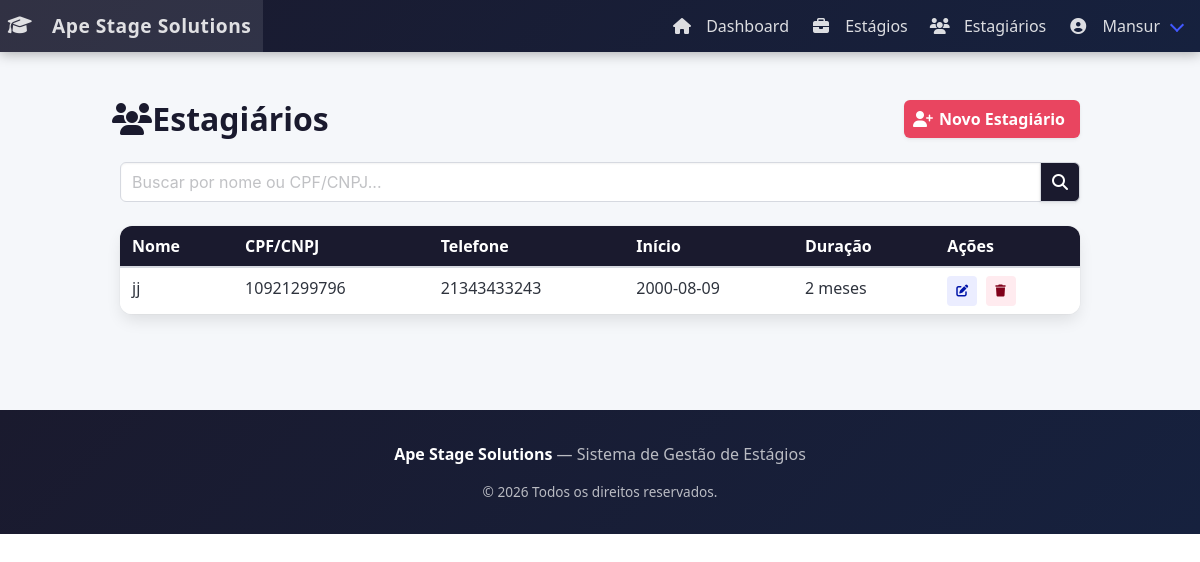
Screenshot of /listar_estagiarios.php (signed in) with the database file from the repository.
### tables this page shows
CREATE TABLE usuario (
    id INTEGER PRIMARY KEY AUTOINCREMENT,
    nome TEXT NOT NULL UNIQUE,
    senha TEXT NOT NULL,
    perfil_ativo BOOLEAN NOT NULL
);

CREATE TABLE "estagiarios" (
    "id" INTEGER NOT NULL,
    "nome" VARCHAR(255) NOT NULL,
    "telefone" VARCHAR(15) NULL,
    "data_inicio" DATE NULL,
    "duracao" INTEGER NULL,
    "cpf_cnpj" VARCHAR(18) NOT NULL,
    "data_nascimento" DATE NULL,
    "estagio_id" INTEGER NOT NULL,
    "empresa" TEXT  NULL, -- Nova coluna para a chave estrangeira de empresa
    PRIMARY KEY ("id"),
    CONSTRAINT "fk_estagio_id" FOREIGN KEY ("estagio_id") REFERENCES "estagios" ("usuario_id") ON UPDATE CASCADE ON DELETE CASCADE,
    CONSTRAINT "fk_empresa" FOREIGN KEY ("empresa") REFERENCES "estagios" ("id") ON UPDATE CASCADE ON DELETE SET NULL
);

### config.php (called while the page is built, shortened)
<?php
function usuarioLogado(): ?int {
    return isset($_SESSION['usuario_id']) ? (int) $_SESSION['usuario_id'] : null;
}
function csrfToken(): string {
    return $_SESSION['csrf_token'];
}

### app/Database/Conectar.php (called while the page is built)
<?php
require_once __DIR__ . '/../../config.php';
class Database {
    private static $pdo;
    public static function getInstance() {
        if (self::$pdo === null) {
            try {
                self::$pdo = new PDO('sqlite:' . DB_PATH);
                self::$pdo->setAttribute(PDO::ATTR_ERRMODE, PDO::ERRMODE_EXCEPTION);
                self::$pdo->setAttribute(PDO::ATTR_DEFAULT_FETCH_MODE, PDO::FETCH_ASSOC);
            } catch (PDOException $e) {
                die('Erro ao conectar ao banco de dados: ' . $e->getMessage());
            }
        }
        return self::$pdo;
    }
}
function getDB() {
    return Database::getInstance();
}

### app/Model/UserBanco.php (called while the page is built, shortened)
<?php
class UserBanco {
    private PDO $pdo;
    public function __construct() {
        require_once __DIR__ . '/../Database/Conectar.php';
        $this->pdo = getDB();
    }
    public function buscarPorId(int $id): ?array {
        $sql = 'SELECT id, nome, perfil_ativo FROM usuario WHERE id = :id';
        $stmt = $this->pdo->prepare($sql);
        $stmt->bindValue(':id', $id, PDO::PARAM_INT);
        $stmt->execute();
        $resultado = $stmt->fetch();
        return $resultado ?: null;
    }
}

### app/Model/Estagiario.php (called while the page is built, shortened)
<?php
class Estagiario {
    private PDO $banco;
    public function __construct(PDO $banco) {
        $this->banco = $banco;
    }
    public function listarEstagiarios(): array {
        $stmt = $this->banco->query('SELECT * FROM estagiarios ORDER BY nome ASC');
        return $stmt->fetchAll(PDO::FETCH_ASSOC);
    }
}

### listar_estagiarios.php (the view, shortened to what this page needs)
<?php
require_once __DIR__ . '/config.php';
require_once __DIR__ . '/app/Model/Estagiario.php';
$pdo = new PDO('sqlite:' . DB_PATH);
$pdo->setAttribute(PDO::ATTR_ERRMODE, PDO::ERRMODE_EXCEPTION);
$model = new Estagiario($pdo);
$busca      = trim($_GET['busca'] ?? '');
$estagiarios = $model->listarEstagiarios();
require __DIR__ . '/header.php';
?>
<section class="section">
    <div class="container">
        <div class="level mb-5">
            <div class="level-left">
                <h2 class="title" style="color:#1a1a2e;"><span class="icon"><i class="fas fa-users"></i></span> Estagiários</h2>
            </div>
            <div class="level-right">
                <a href="registro_estagiario.php" class="button has-text-weight-bold" style="background:#e94560; color:#fff; border:none;">
                    <span class="icon"><i class="fas fa-user-plus"></i></span><span>Novo Estagiário</span>
                </a>
            </div>
        </div>
        <form method="GET" class="mb-5">
            <div class="field has-addons">
                <div class="control is-expanded">
                    <input class="input" type="text" name="busca" placeholder="Buscar por nome ou CPF/CNPJ..." value="<?= htmlspecialchars($busca) ?>">
                </div>
                <div class="control">
                    <button type="submit" class="button" style="background:#1a1a2e; color:#fff;">
                        <span class="icon"><i class="fas fa-search"></i></span>
                    </button>
                </div>
            </div>
        </form>
        <?php if (!empty($estagiarios)): ?>
            <div class="box" style="border-radius:12px; overflow:hidden; padding:0;">
                <table class="table is-fullwidth is-hoverable" style="margin:0;">
                    <thead style="background:#1a1a2e;">
                        <tr>
                            <th style="color:#fff;">Nome</th>
                            <th style="color:#fff;">CPF/CNPJ</th>
                            <th style="color:#fff;">Telefone</th>
                            <th style="color:#fff;">Início</th>
                            <th style="color:#fff;">Duração</th>
                            <th style="color:#fff;">Ações</th>
                        </tr>
                    </thead>
                    <tbody>
                        <?php foreach ($estagiarios as $est): ?>
                        <tr>
                            <td><?= htmlspecialchars($est['nome'] ?? '') ?></td>
                            <td><?= htmlspecialchars($est['cpf_cnpj'] ?? '') ?></td>
                            <td><?= htmlspecialchars($est['telefone'] ?? '') ?></td>
                            <td><?= htmlspecialchars($est['data_inicio'] ?? '') ?></td>
                            <td><?= htmlspecialchars($est['duracao'] ?? '') ?> meses</td>
                            <td>
                                <a href="editarEstagiario.php?id=<?= $est['id'] ?>" class="button is-small is-link is-light mr-1">
                                    <span class="icon"><i class="fas fa-edit"></i></span>
                                </a>
                                <a href="listar_estagiarios.php?excluir_id=<?= $est['id'] ?>&token=<?= csrfToken() ?>"
                                   class="button is-small is-danger is-light"
                                   onclick="return confirm('Deseja excluir este estagiário?')">
                                    <span class="icon"><i class="fas fa-trash"></i></span>
                                </a>
                            </td>
                        </tr>
                        <?php endforeach; ?>
                    </tbody>
                </table>
            </div>
        <?php endif; ?>
    </div>
</section>
<?php require __DIR__ . '/footer.php'; ?>

### header.php (shortened to what this page needs)
<?php
require_once __DIR__ . '/config.php';
$usuarioAtual = usuarioLogado();
$nomeUsuario  = '';
if ($usuarioAtual) {
    require_once __DIR__ . '/app/Model/UserBanco.php';
    $dadosUsuario = (new UserBanco())->buscarPorId($usuarioAtual);
    $nomeUsuario  = $dadosUsuario['nome'] ?? '';
}
?>
<!DOCTYPE html>
<html lang="pt-BR">
<head>
    <link rel="stylesheet" href="https://cdn.jsdelivr.net/npm/bulma@1.0.2/css/bulma.min.css">
    <link rel="stylesheet" href="https://cdnjs.cloudflare.com/ajax/libs/font-awesome/6.5.0/css/all.min.css">
</head>
<body>
<nav class="navbar" role="navigation">
    <div class="navbar-brand">
        <a class="navbar-item" href="<?= $usuarioAtual ? 'conteudo.php' : 'inicio.php' ?>">
            <span class="icon mr-2"><i class="fas fa-graduation-cap"></i></span>
            <?= APP_NAME ?>
        </a>
    </div>
    <div id="navMenu" class="navbar-menu">
        <div class="navbar-end">
            <?php if ($usuarioAtual): ?>
                <a class="navbar-item" href="conteudo.php"><span class="icon"><i class="fas fa-home"></i></span>&nbsp;Dashboard</a>
                <a class="navbar-item" href="listar_estagios.php"><span class="icon"><i class="fas fa-briefcase"></i></span>&nbsp;Estágios</a>
                <a class="navbar-item" href="listar_estagiarios.php"><span class="icon"><i class="fas fa-users"></i></span>&nbsp;Estagiários</a>
                <div class="navbar-item has-dropdown is-hoverable">
                    <a class="navbar-link">
                        <span class="icon"><i class="fas fa-user-circle"></i></span>&nbsp;<?= htmlspecialchars($nomeUsuario) ?>
                    </a>
                </div>
            <?php else: ?>
                <a class="navbar-item" href="login.php"><span class="icon"><i class="fas fa-sign-in-alt"></i></span>&nbsp;Login</a>
                <a class="navbar-item" href="registro.php"><span class="icon"><i class="fas fa-user-plus"></i></span>&nbsp;Registrar</a>
            <?php endif; ?>
        </div>
    </div>
</nav>

### header.php (style rules this page uses)
:root { --primary: #1a1a2e; --primary-light: #16213e; --accent: #e94560; --accent-hover: #c73652; }
body { background-color: #f5f7fa; font-family: 'Segoe UI', sans-serif; }
.navbar { background: linear-gradient(135deg, var(--primary), var(--primary-light)); box-shadow: 0 2px 12px rgba(0,0,0,0.3); }
.navbar-brand .navbar-item { color: #fff; font-size: 1.2rem; font-weight: 700; letter-spacing: 0.5px; }
.navbar-item, .navbar-link { color: rgba(255,255,255,0.85) !important; transition: color 0.2s; }

### rows the page displays
usuario: nome "Mansur"
estagiarios: nome "jj", cpf_cnpj "10921299796", telefone "21343433243", data_inicio "2000-08-09", duracao "2"

### other values shown
APP_NAME "Ape Stage Solutions"
